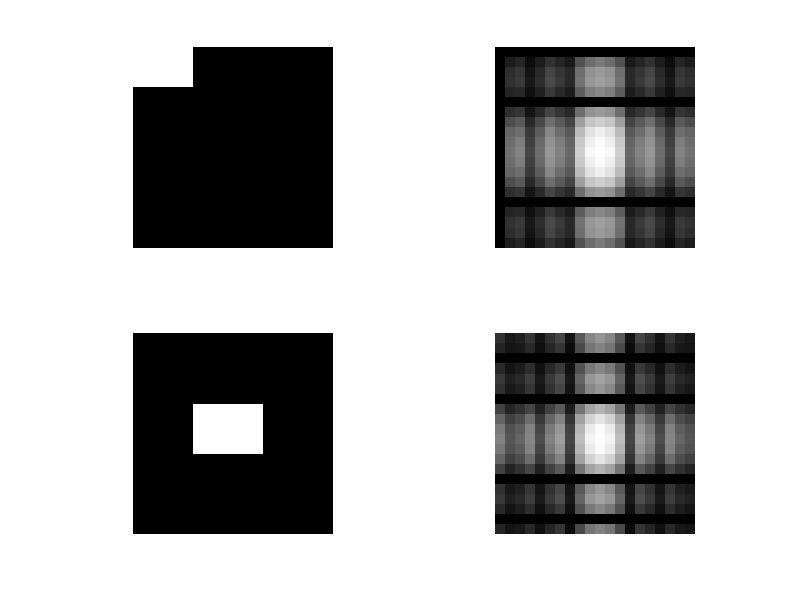

Recreate this plot in MATLAB.
f=zeros(20,20);
f(1:4,1:6)=1;

f1=zeros(20,20);
f1(8:12,7:13)=1;

F = fft2(f);
F2 = fftshift(F);

F1 = fft2(f1);
F3 = fftshift(F1);

figure,
subplot(2,2,1);imshow(f);
subplot(2,2,2);imshow(log(1+abs(F2)),[]);
subplot(2,2,3);imshow(f1);
subplot(2,2,4);imshow(log(1+abs(F3)),[]);
